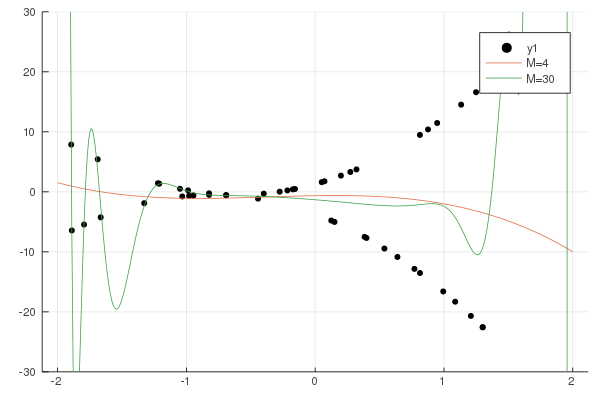

Here is the Julia script that generated this plot:
using Plots
using Distributions
using LinearAlgebra

## global constants
#sampling parameter
const N = 25
const x_low = -2.0
const x_high = 2.0
#

# quad1
const a1 = 5
const b1 = -0.6
const c1 = -0.5

# quad2
const a2 = -5
const b2 = -0.8
const c2 = -0.5

# function 
quad(xx, a, b, c) = a * (xx - b) ^2 + c

plot(ylim=(-30,30))
x1_sample = rand(Uniform(x_low, x_high), N)
y1_sample = quad.(x1_sample, Ref(a1), Ref(b1), Ref(c1))
x2_sample = rand(Uniform(x_low, x_high), N)
y2_sample = quad.(x2_sample, Ref(a2), Ref(b2), Ref(c2))
x_sample = vcat(x1_sample, x2_sample)
y_sample = vcat(y1_sample, y2_sample)
plot!(x_sample, y_sample, seriestype=:scatter, markercolor=:black)


####### Polynominal regression  #######
# get M-dimension polynominal vector from single input
function get_feature(x,M)
  # input: R^1
  # output: R^M 
  arr = zeros(M)
  for i in 1:M
    arr[i] = x^(i-1)
  end
  return arr
end

function get_feature_matrix(x_arr, M)
  return hcat(get_feature.(x_arr, M)...)
end

# regression
function pred_poly_reg!(λ, x_arr, y_arr, x_grid, M; isPlot, label)
  
  m = zeros(M)
  Λ = I(M)

  f_arr = get_feature_matrix(x_arr,M)
  Λ̂= λ* f_arr*f_arr' + Λ
  m̂ = inv(Λ̂)*(λ* f_arr * y_arr +Λ* m)
  f_grid = get_feature_matrix(x_grid,M) # feature
  μ_post = f_grid' * m̂ # y_pred
  λ_post_inv = inv(λ) .+ diag(f_grid' * inv(Λ̂)*  f_grid)
  p = :none
  if isPlot == true
    # plot iference results
    p= plot!(x_grid, μ_post[:,1],legend=true, linewidth=1, label=label)
  end
  return p, μ_post
end
#


# Linear regresion
λ = 0.3
x_grid = x_low:0.01:x_high
M_arr = [4,30]

for m in M_arr
  p, μ_post = pred_poly_reg!(λ, x_sample, y_sample, x_grid, m, isPlot=true, label="M=$m")
end

savefig("fig_4_02.png")
